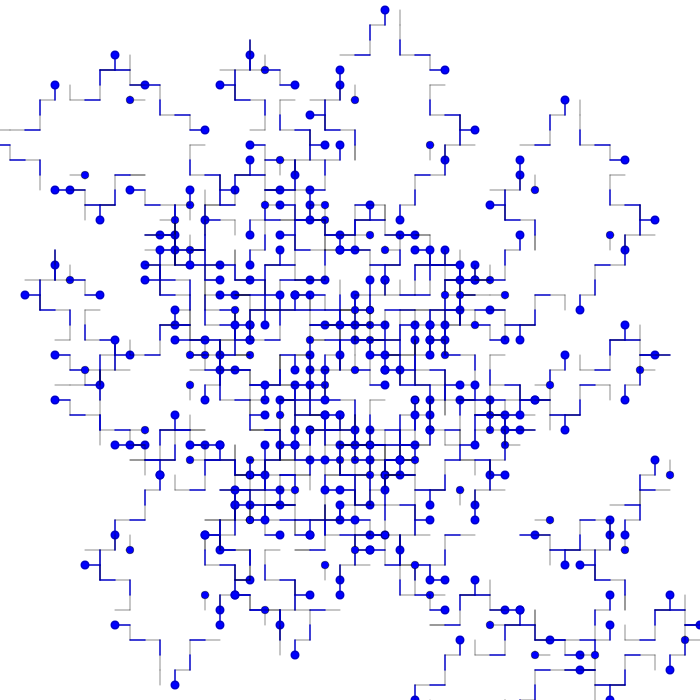
Frame 1 (no input)
Frame 60 (no input): identical to frame 1, image omitted
Frame 120 (the mouse pressed at the canvas centre since frame 60): identical to frame 1, image omitted

The p5.js sketch that drew this single still picture (run headless with seeded random() and noise() and a simulated clock; from frame 60 on, the mouse is pressed at the canvas centre):

// p5.js sketch
// ── sketch.js
//let bigRule = "FF[+FF]-FF";
let premis = "A";
let rules = {
  B: "BA-",
  A: "BA+B-[A+C+B]",
};
let bigRule;

// start :F[+F!][-F!]BF*A
// end : F[+F!][-F!]F*AF*F[+F!][-F!]B

let lenght = 100;
let lang = 250;
let angle = 90;

function setup() {
  createCanvas(700, 700);
  angleMode(DEGREES);
  bigRule = resolveRules(premis, rules, 5);
  print(bigRule);
  groteA = random(30, 100);
  groteB = random(100, 200);
}

function draw() {
  background(255);
  translate(100, 400);
  rotate(-90);
  scale(0.15);

  drawShape(bigRule);
  //angle += 0.1;
  //lenght += 0.2;
}

function resolveRules(startRule, rules, depth) {
  let endRule = "";
  for (let c of startRule) {
    if (c in rules) {
      endRule += rules[c];
    } else {
      endRule += c;
    }
  }
  if (depth >= 1) {
    endRule = resolveRules(endRule, rules, depth - 1);
  }
  return endRule;
}

function drawShape(rule) {
  for (c of rule) {
    if (c === "A") {
      //stroke(200, 0, 0);
      strokeWeight(10);
      stroke(0, 0, 200);
      line(0, 0, lenght, 0);
      translate(lenght, 0);
    } else if (c === "+") {
      rotate(angle);
    } else if (c === "-") {
      rotate(-angle);
    } else if (c === "B") {
      strokeWeight(3);
      stroke(0, 0, 0);
      line(0, 0, lenght, 0);
      translate(lenght, 0);
    } else if (c === "C") {
      fill(0, 0, 255);
      ellipse(0, 0, 50);
      translate(lenght, 0);
    }
  }
}
